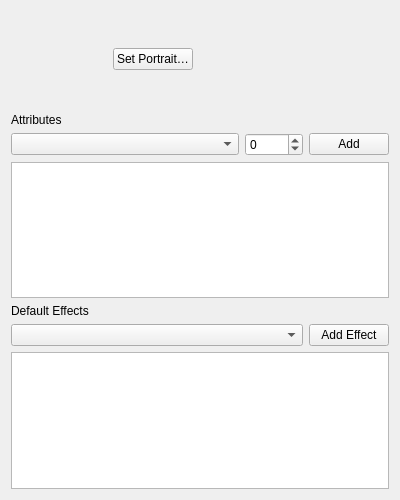
<?xml version="1.0" encoding="UTF-8"?>
<ui version="4.0">
 <class>editor_PawnTemplate</class>
 <widget class="QWidget" name="editor_PawnTemplate">
  <property name="geometry">
   <rect>
    <x>0</x>
    <y>0</y>
    <width>400</width>
    <height>500</height>
   </rect>
  </property>
  <property name="windowTitle">
   <string>Form</string>
  </property>
  <layout class="QVBoxLayout" name="verticalLayout">
   <item>
    <layout class="QHBoxLayout" name="PortraitLayout">
     <item>
      <widget class="QLabel" name="PortraitPreview">
       <property name="minimumSize">
        <size>
         <width>96</width>
         <height>96</height>
        </size>
       </property>
       <property name="maximumSize">
        <size>
         <width>96</width>
         <height>96</height>
        </size>
       </property>
       <property name="text">
        <string/>
       </property>
       <property name="scaledContents">
        <bool>true</bool>
       </property>
      </widget>
     </item>
     <item>
      <widget class="QPushButton" name="SetPortraitButton">
       <property name="text">
        <string>Set Portrait…</string>
       </property>
      </widget>
     </item>
     <item>
      <spacer name="PortraitSpacer">
       <property name="orientation">
        <enum>Qt::Horizontal</enum>
       </property>
       <property name="sizeHint" stdset="0">
        <size>
         <width>40</width>
         <height>20</height>
        </size>
       </property>
      </spacer>
     </item>
    </layout>
   </item>
   <item>
    <widget class="QLabel" name="AttrLabel">
     <property name="text">
      <string>Attributes</string>
     </property>
    </widget>
   </item>
   <item>
    <layout class="QHBoxLayout" name="AttrAddLayout">
     <item>
      <widget class="QComboBox" name="AttrCombo">
       <property name="sizePolicy">
        <sizepolicy hsizetype="Expanding" vsizetype="Fixed">
         <horstretch>0</horstretch>
         <verstretch>0</verstretch>
        </sizepolicy>
       </property>
      </widget>
     </item>
     <item>
      <widget class="QSpinBox" name="AttrSpin">
       <property name="minimum">
        <number>-9999</number>
       </property>
       <property name="maximum">
        <number>9999</number>
       </property>
      </widget>
     </item>
     <item>
      <widget class="QPushButton" name="AttrAddButton">
       <property name="text">
        <string>Add</string>
       </property>
      </widget>
     </item>
    </layout>
   </item>
   <item>
    <widget class="QListWidget" name="AttrList"/>
   </item>
   <item>
    <widget class="QLabel" name="EffectLabel">
     <property name="text">
      <string>Default Effects</string>
     </property>
    </widget>
   </item>
   <item>
    <layout class="QHBoxLayout" name="EffectAddLayout">
     <item>
      <widget class="QComboBox" name="EffectCombo">
       <property name="sizePolicy">
        <sizepolicy hsizetype="Expanding" vsizetype="Fixed">
         <horstretch>0</horstretch>
         <verstretch>0</verstretch>
        </sizepolicy>
       </property>
      </widget>
     </item>
     <item>
      <widget class="QPushButton" name="EffectAddButton">
       <property name="text">
        <string>Add Effect</string>
       </property>
      </widget>
     </item>
    </layout>
   </item>
   <item>
    <widget class="QListWidget" name="EffectList"/>
   </item>
  </layout>
 </widget>
 <resources/>
 <connections/>
</ui>
